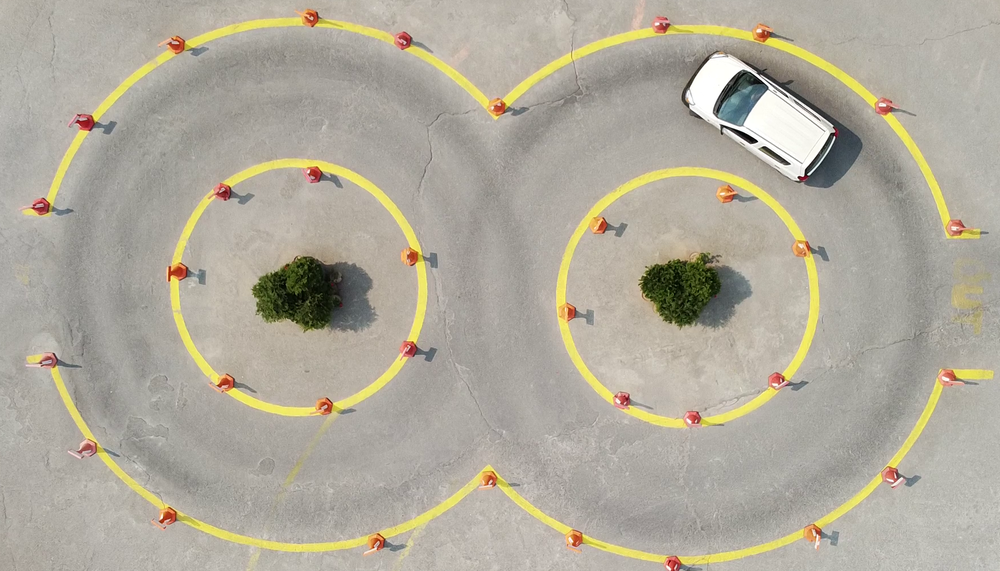
#> input picture newcircle.png, 1000 x 571 px, shrunk from 1758 x 1004 before the run
$ python 'chatgbt method.py'
#> lines starting #> are read from the running program, lines starting #| are printed output that depends on the picture
import cv2
import numpy as np

# Set up the camera capture
frame = cv2.imread("newcircle.png")
#> frame is the input picture: shape (571, 1000, 3); mean B, G, R 155.8, 170.5, 176

# Pre-process the frame to remove noise and improve contrast
frame = cv2.GaussianBlur(frame, (5, 5), 0)
frame = cv2.cvtColor(frame, cv2.COLOR_BGR2GRAY)
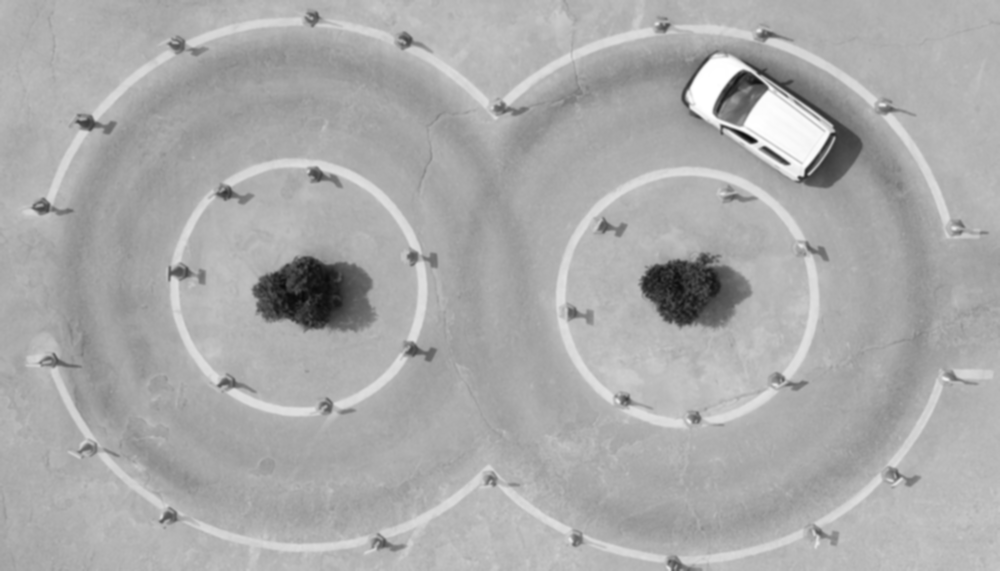
#> frame: shape (571, 1000); min 10, max 255, mean 170.6

# Use Hough transform to detect lines in the frame
lines = cv2.HoughLinesP(frame, 1, np.pi/180, 50,
                        minLineLength=50, maxLineGap=10)
#> lines = 742 rows, first 6: [0, 527, 844, 0], [0, 551, 995, 0], [0, 106, 952, 570], [0, 38, 999, 503], [0, 544, 982, 0], [0, 542, 939, 0]

# Iterate through the detected lines and draw them on the frame
if lines is not None:
    for line in lines:
        x1, y1, x2, y2 = line[0]
        cv2.line(frame, (x1, y1), (x2, y2), (0, 255, 0), 2)
#> this loop made 742 passes
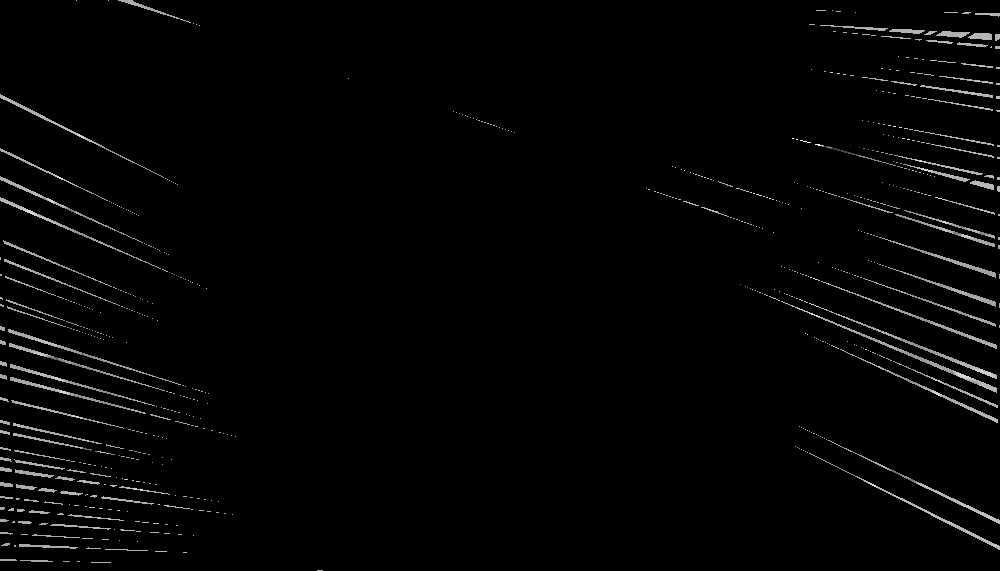
#> frame: shape (571, 1000); min 0, max 250, mean 4.3

# Use color thresholding to extract the road lines
lower_yellow = np.array([20, 100, 100])
upper_yellow = np.array([30, 255, 255])
#> (the run stopped early here; a loop or call above may not have finished)

$ run again, with top view png.png copied over newcircle.png
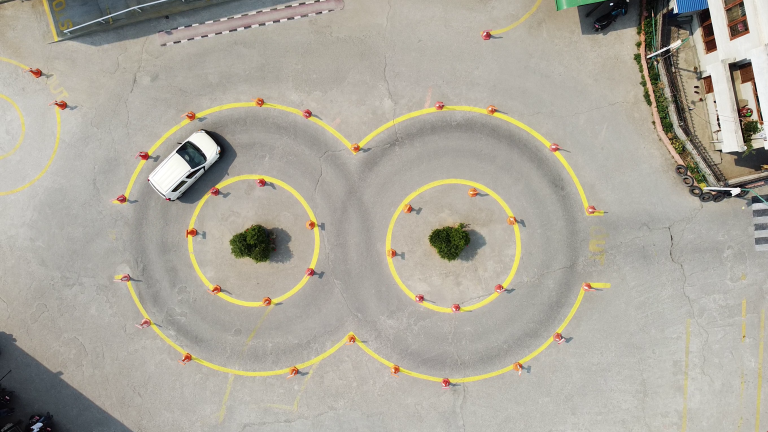
#> input picture top view png.png, 768 x 432 px
#> frame is the input picture: shape (432, 768, 3); mean B, G, R 156.9, 168.3, 172.7
#> `frame = cv2.cvtColor(frame, cv2.COLOR_BGR2GRAY)`:
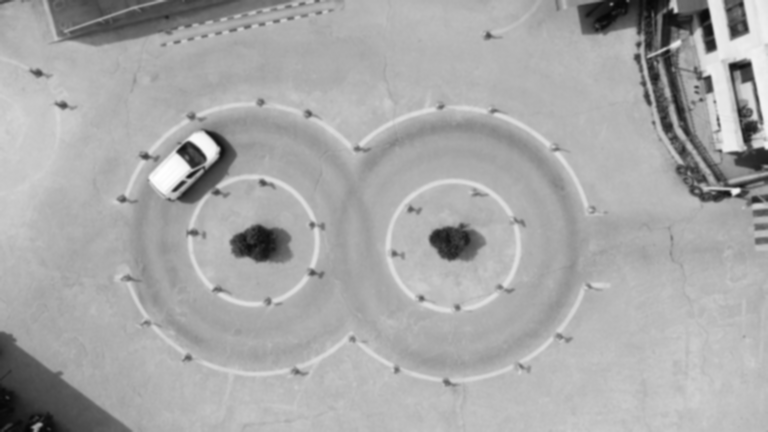
#> frame: shape (432, 768); min 6, max 255, mean 168.3
#> lines = 548 rows, first 6: [0, 7, 767, 241], [0, 70, 740, 431], [51, 431, 715, 0], [10, 0, 767, 231], [0, 11, 767, 352], [0, 13, 767, 404]
#> the loop `for line in lines:` made 548 passes
#> after the loop `for line in lines:`:
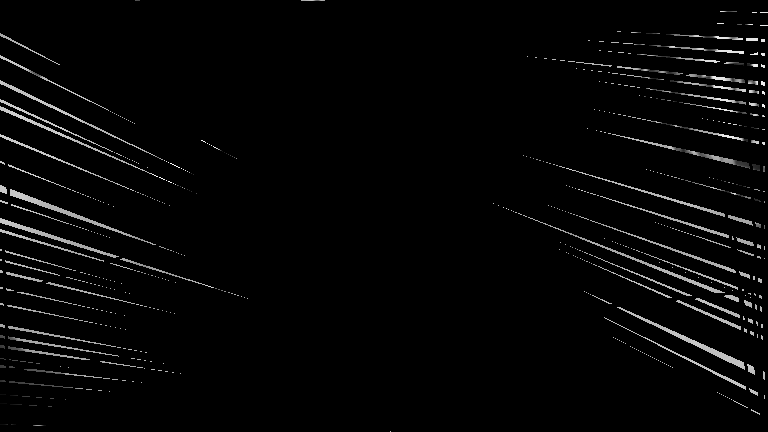
#> frame: shape (432, 768); min 0, max 254, mean 6.2
